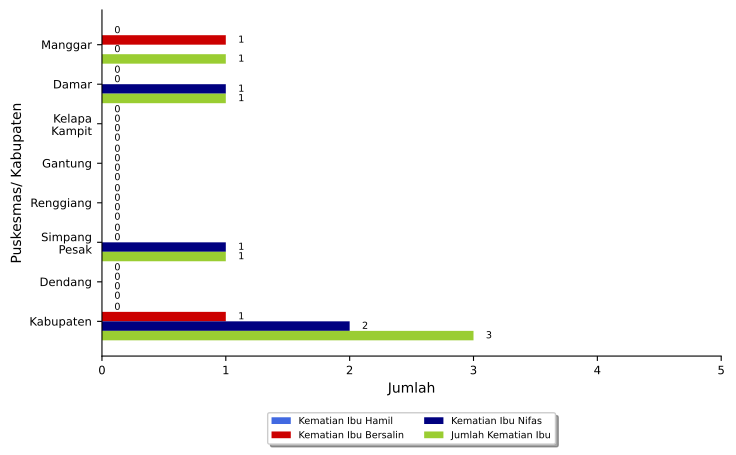

Recreate this plot in Python.
import numpy as np
import matplotlib.pyplot as plt
import pandas
from textwrap import wrap
from matplotlib.ticker import FuncFormatter
import locale
locale.setlocale(locale.LC_ALL, 'id_ID.UTF8')

import sys, os, inspect
currentdir = os.path.dirname(os.path.abspath(inspect.getfile(inspect.currentframe())))
parentdir = os.path.dirname(currentdir)
sys.path.insert(0, parentdir)

## import konstan no longer needed, use currentdir instead
# import konstan
berkasData = currentdir +'\\bab_05_01_dataKematianIbu.csv'
# judulDiagram = 'Kematian Ibu\nTahun 2021'
berkasSimpan = currentdir +'\\bab_05_01_kematianIbu.pdf'
sumbuX = 'Jumlah'
sumbuY = 'Puskesmas'

# read data file
colnames = ['kecamatan','kasusIbuHamil','kasusIbuSalin','kasusIbuNifas','jumlahKasusIbu']
data = pandas.read_csv(berkasData, names=colnames, sep=';')
kecamatan = data.kecamatan.tolist()
bar1 = data.kasusIbuHamil.tolist()
bar2 = data.kasusIbuSalin.tolist()
bar3 = data.kasusIbuNifas.tolist()
bar4 = data.jumlahKasusIbu.tolist()

ind = np.arange(len(kecamatan))  # the x locations for the groups
width = 0.24       # the width of the bars
widthDL = 0.1      # spacing for data labels

# make bars
fig, ax = plt.subplots()
rects1 = ax.barh(ind, bar1, width, color='royalblue', label = 'Kematian Ibu Hamil')
rects2 = ax.barh(ind + width, bar2, width, color='#cc0000', label = 'Kematian Ibu Bersalin')
rects3 = ax.barh(ind + 2*width, bar3, width, color='navy', label = 'Kematian Ibu Nifas')
rects4 = ax.barh(ind + 3*width, bar4, width, color='yellowgreen', label = 'Jumlah Kematian Ibu')

# add some text for labels, title and axes ticks
# ax.set_title(judulDiagram)
ax.set_xlim(0,5)
ax.set_xlabel(sumbuX)
ax.set_ylabel(sumbuY)
formatter = FuncFormatter(lambda x, pos: "{:n}".format(x))
ax.xaxis.set_major_formatter(formatter)

ax.set_yticks(ind+0.36)
ax.set_yticklabels(list([ '\n'.join(wrap(l, 10)) for l in kecamatan ]))
ax.invert_yaxis()

ax.tick_params(axis='both', which='major', labelsize='small')
ax.spines['top'].set_visible(False)
ax.spines['right'].set_visible(False)

box = ax.get_position()
ax.set_position([box.x0, box.y0 + box.height * 0.1, box.width, box.height * 0.9])
ax.legend(fontsize='x-small', loc='upper center', bbox_to_anchor=(0.5, -0.15), fancybox=True, shadow=True, ncol=2)

# add data label
for i, v in enumerate(bar1):
    ax.text(v+widthDL, i, '{:n}'.format(v), ha='left', va='center', fontsize='x-small')
for i, v in enumerate(bar2):
    ax.text(v+widthDL, i+width, '{:n}'.format(v), ha='left', va='center', fontsize='x-small')
for i, v in enumerate(bar3):
    ax.text(v+widthDL, i+2*width, '{:n}'.format(v), ha='left', va='center', fontsize='x-small')
for i, v in enumerate(bar4):
    ax.text(v+widthDL, i+3*width, '{:n}'.format(v), ha='left', va='center', fontsize='x-small')

# finishing
pyrfig = plt.figure(1)
pyrfig.set_figwidth(8)
pyrfig.set_figheight(5)
fig.savefig(berkasSimpan, bbox_inches='tight')
plt.close(pyrfig)
# plt.show()
